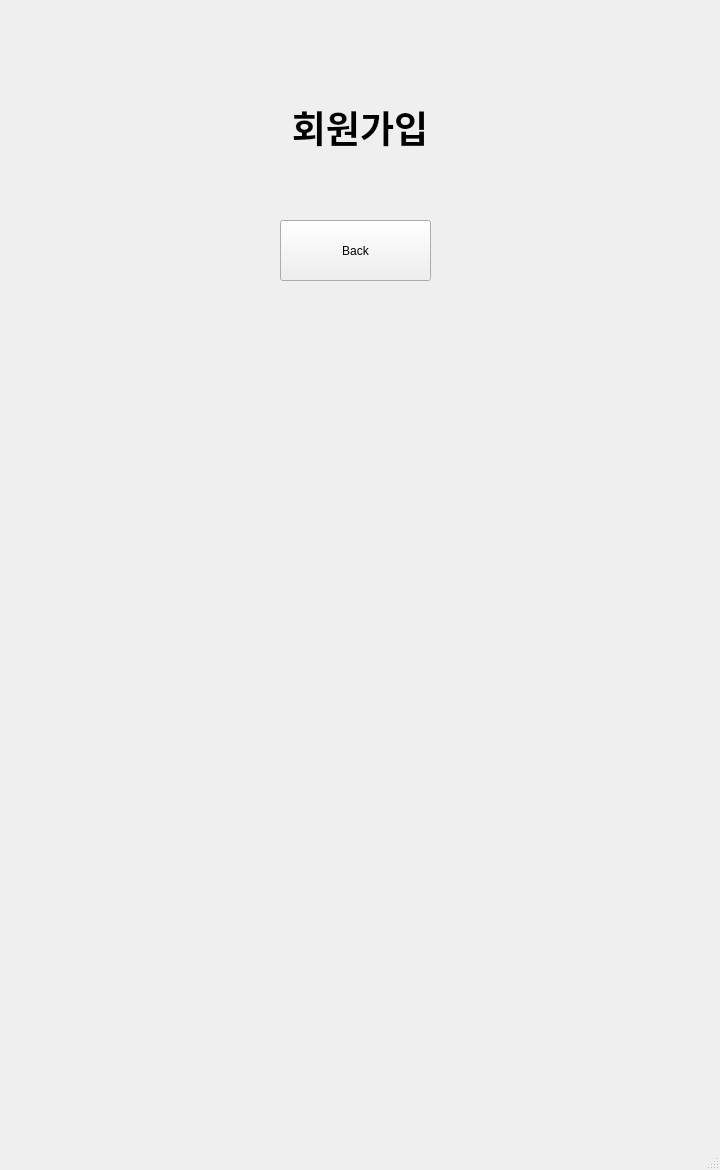
<?xml version="1.0" encoding="UTF-8"?>
<ui version="4.0">
 <class>ChatListWindow</class>
 <widget class="QMainWindow" name="ChatListWindow">
  <property name="geometry">
   <rect>
    <x>0</x>
    <y>0</y>
    <width>720</width>
    <height>1170</height>
   </rect>
  </property>
  <property name="windowTitle">
   <string>MainWindow</string>
  </property>
  <widget class="QWidget" name="centralwidget">
   <widget class="QLabel" name="label_title">
    <property name="geometry">
     <rect>
      <x>110</x>
      <y>100</y>
      <width>500</width>
      <height>50</height>
     </rect>
    </property>
    <property name="text">
     <string>&lt;html&gt;&lt;head/&gt;&lt;body&gt;&lt;p align=&quot;center&quot;&gt;&lt;span style=&quot; font-size:28pt; font-weight:700;&quot;&gt;회원가입&lt;/span&gt;&lt;/p&gt;&lt;/body&gt;&lt;/html&gt;</string>
    </property>
   </widget>
   <widget class="QPushButton" name="button_Close">
    <property name="geometry">
     <rect>
      <x>280</x>
      <y>220</y>
      <width>151</width>
      <height>61</height>
     </rect>
    </property>
    <property name="text">
     <string>Back</string>
    </property>
   </widget>
  </widget>
  <widget class="QMenuBar" name="menubar">
   <property name="geometry">
    <rect>
     <x>0</x>
     <y>0</y>
     <width>720</width>
     <height>22</height>
    </rect>
   </property>
  </widget>
  <widget class="QStatusBar" name="statusbar"/>
 </widget>
 <resources/>
 <connections/>
</ui>
